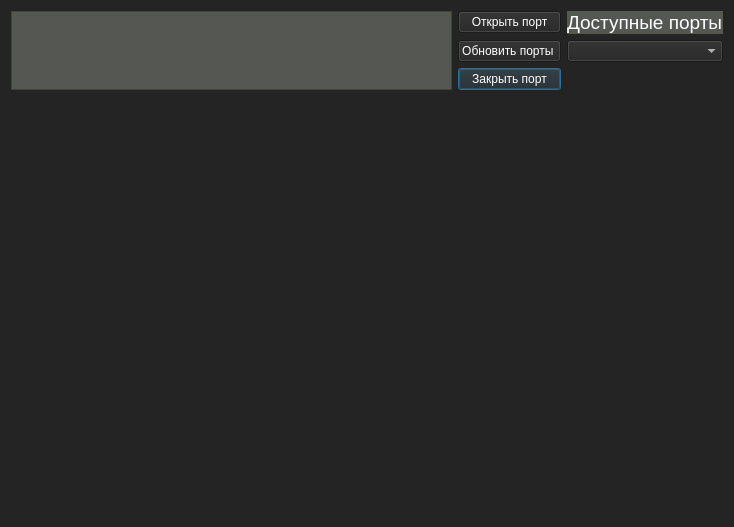
<?xml version="1.0" encoding="UTF-8"?>
<ui version="4.0">
 <class>SerialPortDialog</class>
 <widget class="QDialog" name="SerialPortDialog">
  <property name="geometry">
   <rect>
    <x>0</x>
    <y>0</y>
    <width>734</width>
    <height>527</height>
   </rect>
  </property>
  <property name="windowTitle">
   <string>Окно настройки PID-регулятора</string>
  </property>
  <property name="styleSheet">
   <string notr="true">/*-----QWidget-----*/
QWidget
{
	background-color: rgba(36, 36, 36);
	color: white;
	border-color: #000000;

}
QMenuBar{
	color: white;
}

QDoubleSpinBox{
	color:white;
}

QGroupBox {
	color:white;
}
/*-----QLabel-----*/
QLabel
{
	background-color: transparent;
	color: #fff;
	font-size: 14pt;
	border-color: #000000;

}


/*-----QToolButton-----*/
QToolButton
{
	background-color: qlineargradient(spread:repeat, x1:1, y1:0, x2:1, y2:1, stop:0 rgba(254, 171, 66, 255),stop:1 rgba(255, 153, 0, 255));
	color: #000;
	font-size: 14pt;
	border-radius: 4px;
	padding: 10px;

}


QToolButton::pressed
{
	background-color: #6b960f;

}


/*-----QTabWidget-----*/
QTabBar::tab
{
	font-size: 12pt;
	font-weight: bold;
	width: 250px;
	height: 30px;
    border: 1px solid #444;
    border-bottom-style: none;
	border-top-style: none;
    background-color: #323232;
    padding-top: 3px;
    padding-bottom: 2px;
    margin-right: -1px;

}

QTabWidget::pane 
{
    border: 1px solid qlineargradient(spread:repeat, x1:1, y1:0, x2:1, y2:1, stop:0 rgba(254, 171, 66, 255),stop:1 rgba(255, 153, 0, 255));
 

}

QTabBar::tab:last
{
    margin-right: 0; 

}

QTabBar::tab:first:!selected
{
	margin-left: 0px; 

}

QTabBar::tab:!selected
{
    color: #fff;
    border-bottom-style: solid;
    margin-top: 3px;
    background-color: QLinearGradient(x1:0, y1:0, x2:0, y2:1, stop:1 #212121, stop:.4 #343434);

}

QTabBar::tab:selected
{
	background-color: qlineargradient(spread:repeat, x1:1, y1:0, x2:1, y2:1, stop:0 rgba(254, 171, 66, 255),stop:1 rgba(255, 153, 0, 255));
	color: #000;
    margin-bottom: 0px;

}

QTabBar::tab:!selected:hover
{
    background-color: QLinearGradient(x1:0, y1:0, x2:0, y2:1, stop:1 #212121, stop:0.4 #343434, stop:0.2 #343434, stop:0.1 #ffaa00);

}

QListView
{
 background-color:rgb(85, 87, 83);
}

QFrame
{
 background-color:rgb(85, 87, 83);
}
</string>
  </property>
  <layout class="QGridLayout" name="gridLayout">
   <item row="1" column="2">
    <widget class="QComboBox" name="cb_ports">
     <property name="enabled">
      <bool>true</bool>
     </property>
    </widget>
   </item>
   <item row="2" column="1">
    <widget class="QPushButton" name="pb_closePort">
     <property name="text">
      <string>Закрыть порт</string>
     </property>
    </widget>
   </item>
   <item row="0" column="0" rowspan="3">
    <widget class="QListView" name="lv_output">
     <property name="autoScroll">
      <bool>false</bool>
     </property>
     <property name="movement">
      <enum>QListView::Free</enum>
     </property>
    </widget>
   </item>
   <item row="0" column="2">
    <widget class="QLabel" name="label">
     <property name="text">
      <string>Доступные порты</string>
     </property>
    </widget>
   </item>
   <item row="0" column="1">
    <widget class="QPushButton" name="pb_openPort">
     <property name="enabled">
      <bool>true</bool>
     </property>
     <property name="text">
      <string>Открыть порт</string>
     </property>
    </widget>
   </item>
   <item row="1" column="1">
    <widget class="QPushButton" name="pb_updatePorts">
     <property name="text">
      <string>Обновить порты </string>
     </property>
    </widget>
   </item>
   <item row="3" column="0" colspan="3">
    <widget class="QCustomPlot" name="customPlot" native="true"/>
   </item>
  </layout>
 </widget>
 <customwidgets>
  <customwidget>
   <class>QCustomPlot</class>
   <extends>QWidget</extends>
   <header location="global">qcustomplot.h</header>
   <container>1</container>
  </customwidget>
 </customwidgets>
 <resources/>
 <connections/>
</ui>
